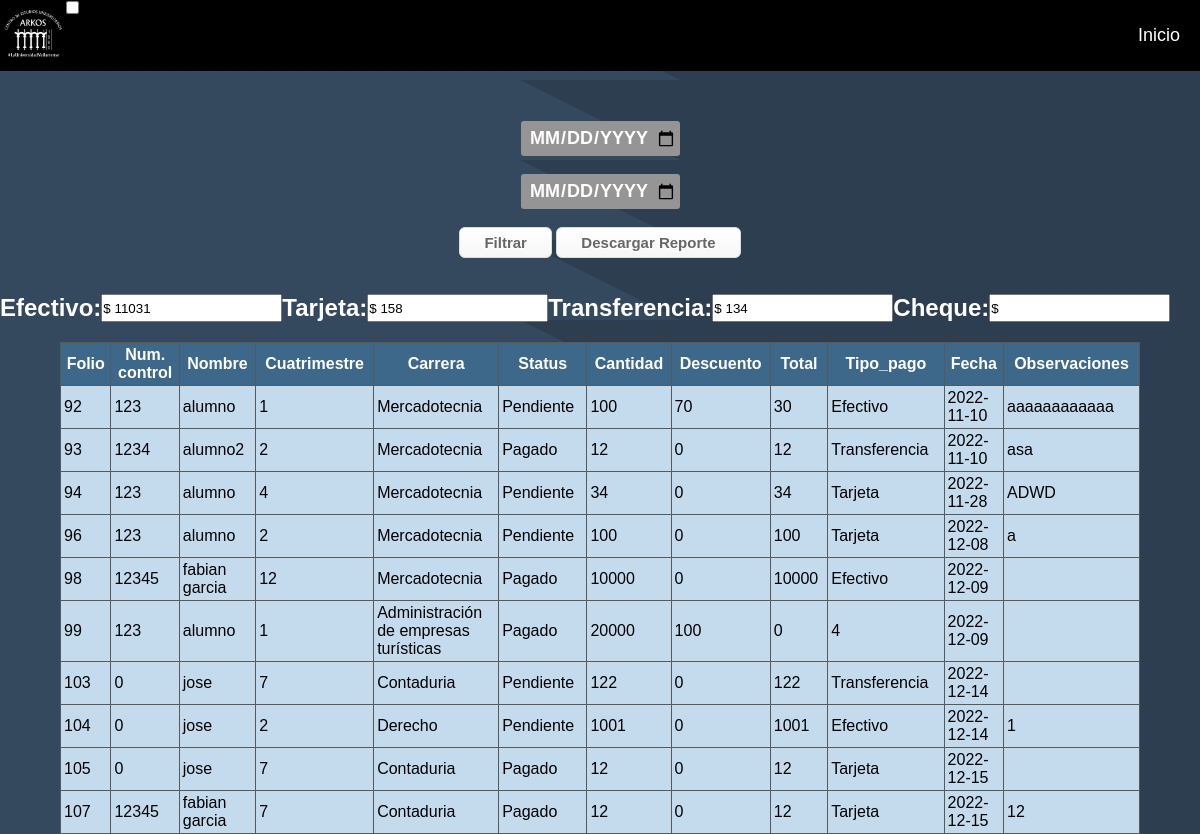
Screenshot of /facturasFecha.php with the database file from the repository.
### tables this page shows
CREATE TABLE `tbl_cargo` (
  `id_cargo` bigint(20) NOT NULL,
  `numero_control` int(100) NOT NULL,
  `id_alumno` bigint(20) NOT NULL,
  `cuatrimestre` int(11) NOT NULL,
  `carrera` text NOT NULL,
  `id_conceptos` bigint(20) NOT NULL,
  `status` varchar(100) NOT NULL,
  `cantidad` int(11) NOT NULL,
  `descuento` int(11) NOT NULL,
  `total` int(11) NOT NULL,
  `tipo_pago` varchar(100) NOT NULL,
  `fecha` date NOT NULL,
  `observaciones` varchar(1000) NOT NULL
);

CREATE TABLE `tbl_alumno` (
  `id_alumno` bigint(11) NOT NULL,
  `nombre` varchar(100) NOT NULL,
  `numero_control` int(11) NOT NULL,
  `id_carrera` bigint(20) NOT NULL,
  `cuatrimestre` int(11) NOT NULL,
  `id_usuario` bigint(20) NOT NULL
);

CREATE TABLE `tbl_carrera` (
  `id_carrera` bigint(20) NOT NULL,
  `nombre` varchar(100) NOT NULL
);

### facturasFecha.php (the view, shortened to what this page needs)
<!DOCTYPE html>
<html lang="es">
<head>
    <link rel="stylesheet" href="styles/estilo.css">
</head>
<header>
    <section>
        <img src="images/logoarkos.png" id="logo">
        <input type="checkbox" id="toggle-1">
        <nav>
            <ul>
                <li><a href="menuadmin.php">Inicio</a></li>
        </nav>
    </section>
</header>
<body>
    <section>
        <div class="container">
            <div class="row">
                <div class="center">
                    <div class="col-md-12 text-center mt-5">
                        <form action="reporteFecha.php" method="post" accept-charset="utf-8">
                            <div class="row">
                                <div class="col">
                                    <input type="date" name="fecha_ingreso" class="form-control" placeholder="Fecha de Inicio" required>
                                </div>
                                <br>
                                <div class="col">
                                    <input type="date" name="fechaFin" class="form-control" placeholder="Fecha Final" required>
                                </div>
                                <br>
                                <div class="col">
                                    <span class="boton" id="filtro">Filtrar</span>
                                    <button type="submit" class="boton">Descargar Reporte</button>
                                </div>
                            </div>
                        </form>
                    </div>
                </div>
                <br><br>
                <?php
                $dbhost = "localhost";
                $dbuser = "root";
                $dbpass = "";
                $dbname = "saceuapay";
                $conn = mysqli_connect($dbhost, $dbuser, $dbpass, $dbname);
                $tarjetas = "SELECT SUM(total) FROM tbl_cargo WHERE tipo_pago = 'Tarjeta'";
                $resultado = mysqli_query($conn, $tarjetas);
                $row = mysqli_fetch_array($resultado);
                $efectivo = "SELECT SUM(total) FROM tbl_cargo WHERE tipo_pago = 'Efectivo'";
                $resultado2 = mysqli_query($conn, $efectivo);
                $row2 = mysqli_fetch_array($resultado2);
                $transferencia = "SELECT SUM(total) FROM tbl_cargo WHERE tipo_pago = 'Transferencia'";
                $resultado3 = mysqli_query($conn, $transferencia);
                $row3 = mysqli_fetch_array($resultado3);
                $cheque = "SELECT SUM(total) FROM tbl_cargo WHERE tipo_pago = 'Cheque'";
                $resultado4 = mysqli_query($conn, $cheque);
                $row4 = mysqli_fetch_array($resultado4);
                ?>
                <div class="table-responsive resultadoFiltro">
                    <div style=" display:flex;">
                        <h1 style="color: #fff; display:inline">Efectivo:</h1>
                        <input readonly style=" display:flex;" type="text" name="fecha_ingreso" class="form-control" value="$ <?php echo $row2[0] ?>" required>
                        <h1 style="color: #fff; display:inline">Tarjeta:</h1>
                        <input readonly style=" display:flex;" type="text" name="fecha_ingreso" class="form-control" value="$ <?php echo $row[0] ?>" required>
                        <h1 style="color: #fff; display:inline">Transferencia:</h1>
                        <input readonly style=" display:flex;" type="text" name="fecha_ingreso" class="form-control" value="$ <?php echo $row3[0] ?>" required>
                        <h1 style="color: #fff; display:inline">Cheque:</h1>
                        <input readonly style=" display:flex;" type="text" name="fecha_ingreso" class="form-control" value="$ <?php echo $row4[0] ?>" required>
                    </div>
                    <table class="table table-hover" id="tableEmpleados">
                        <thead>
                            <tr>
                                <th scope="col">Folio</th>
                                <th scope="col">Num. control</th>
                                <th scope="col">Nombre</th>
                                <th scope="col">Cuatrimestre</th>
                                <th scope="col">Carrera</th>
                                <th scope="col">Status</th>
                                <th scope="col">Cantidad</th>
                                <th scope="col">Descuento</th>
                                <th scope="col">Total</th>
                                <th scope="col">Tipo_pago</th>
                                <th scope="col">Fecha</th>
                                <th scope="col">Observaciones</th>
                            </tr>
                        </thead>
                        <?php
                        $dbhost = "localhost";
                        $dbuser = "root";
                        $dbpass = "";
                        $dbname = "saceuapay";
                        $con = mysqli_connect($dbhost, $dbuser, $dbpass, $dbname);
                        $sqlTrabajadores = ('SELECT * FROM tbl_cargo ORDER BY fecha ASC');
                        $query = mysqli_query($con, $sqlTrabajadores);
                        while ($dataRow = mysqli_fetch_array($query)) {
                            $carrera = $dataRow['carrera'];
                            $sql5 = "SELECT * FROM tbl_carrera WHERE id_carrera = '$carrera'";
                            $query5 = mysqli_query($con, $sql5);
                            $row5 = mysqli_fetch_array($query5);
                            $alu = $dataRow['id_alumno'];
                            $sql2 = "SELECT * FROM tbl_alumno WHERE id_alumno = '$alu'";
                            $query2 = mysqli_query($con, $sql2);
                            $row3 = mysqli_fetch_array($query2);
                        ?>
                            <tbody>
                                <tr>
                                    <td><?php echo $dataRow['id_cargo'] ?></td>
                                    <td><?php echo $dataRow['numero_control'] ?></td>
                                    <td><?php echo $row3['nombre'] ?></td>
                                    <td><?php echo $dataRow['cuatrimestre']; ?></td>
                                    <td><?php echo $row5['nombre']; ?></td>
                                    <td><?php echo $dataRow['status']; ?></td>
                                    <td><?php echo $dataRow['cantidad']; ?></td>
                                    <td><?php echo $dataRow['descuento']; ?></td>
                                    <td><?php echo $dataRow['total']; ?></td>
                                    <td><?php echo $dataRow['tipo_pago']; ?></td>
                                    <td><?php echo $dataRow['fecha']; ?> </td>
                                    <td><?php echo $dataRow['observaciones']; ?></td>
                                </tr>
                            </tbody>
                        <?php } ?>
                    </table>
                </div>
            </div>
        </div>
    </section>
</body>
</html>

### styles/estilo.css (style rules this page uses)
* { padding: 0; margin: 0; box-sizing: border-box; }
body { align-items: center; justify-content: center; height: 10vh; background: url(logo.jpg); font-family: Arial, Helvetica, sans-serif; background: linear-gradient(26.65deg, #34495e 50%, #2c3e50 50%); }
::placeholder { color: none; font-size: 1rem; }
* { text-decoration:none; list-style:none; margin:0px; padding:0px; outline:none; }
section { width:100%; max-width:1200px; margin:0px auto; display:table; position:relative; }
header { width:100%; display:table; background-color:#000; margin-bottom:50px; }
#logo { float:left; width: 5.5%; margin-top: 0.45%; }
nav { width:auto; float:right; }
nav ul { display:table; float:right; }
nav ul li { float:left; }
nav ul li a { color:#fff; font-size:18px; padding: 25px 20px; display:inline-block; transition: all 0.5s ease 0s; }

### facturasFecha.php (style rules this page uses)
table, td, th { border: 1px solid #595959; border-collapse: collapse; }
td, th { padding: 3px; width: 30px; height: 25px; }
td { background: #C4DBEE; }
th { background: #3E6889; color: white; }
h1 { text-align: center; }
table { width: 90%; padding: 10px; margin: auto; margin-top: 20px; }
body { margin: 0; -webkit-background-size: cover; -moz-background-size: cover; -o-background-size: cover; background-size: cover; }
input[type=date] { height: 35px; font-family: arial, sans-serif; font-size: 18px; font-weight: bold; text-transform: uppercase; background-color: #959595; outline: none; border: 0; border-radius: 3px; padding: 0 3px; color: #fff; text-align: center; }
.center { text-align: center; }
.boton { box-shadow: inset 0px 1px 0px 0px #ffffff; background: linear-gradient(to bottom, #ffffff 5%, #f6f6f6 100%); background-color: #ffffff; border-radius: 6px; border: 1px solid #dcdcdc; display: inline-block; cursor: pointer; color: #666666; font-family: Arial; font-size: 15px; font-weight: bold; padding: 6px 24px; text-decoration: none; text-shadow: 0px 1px 0px #ffffff; }

### rows the page displays
tbl_cargo: id_cargo "92", numero_control "123", id_alumno.nombre "alumno", cuatrimestre "1", tbl_carrera.nombre "Mercadotecnia", status "Pendiente", cantidad "100", descuento "70", total "30", tipo_pago "Efectivo", fecha "2022-11-10", observaciones "aaaaaaaaaaaa"
tbl_cargo: id_cargo "93", numero_control "1234", id_alumno.nombre "alumno2", cuatrimestre "2", tbl_carrera.nombre "Mercadotecnia", status "Pagado", cantidad "12", descuento "0", total "12", tipo_pago "Transferencia", fecha "2022-11-10", observaciones "asa"
tbl_cargo: id_cargo "94", numero_control "123", id_alumno.nombre "alumno", cuatrimestre "4", tbl_carrera.nombre "Mercadotecnia", status "Pendiente", cantidad "34", descuento "0", total "34", tipo_pago "Tarjeta", fecha "2022-11-28", observaciones "ADWD"
tbl_cargo: id_cargo "96", numero_control "123", id_alumno.nombre "alumno", cuatrimestre "2", tbl_carrera.nombre "Mercadotecnia", status "Pendiente", cantidad "100", descuento "0", total "100", tipo_pago "Tarjeta", fecha "2022-12-08", observaciones "a"
tbl_cargo: id_cargo "98", numero_control "12345", id_alumno.nombre "fabian garcia", cuatrimestre "12", tbl_carrera.nombre "Mercadotecnia", status "Pagado", cantidad "10000", descuento "0", total "10000", tipo_pago "Efectivo", fecha "2022-12-09"
tbl_cargo: id_cargo "99", numero_control "123", id_alumno.nombre "alumno", cuatrimestre "1", tbl_carrera.nombre "Administración de empresas turísticas", status "Pagado", cantidad "20000", descuento "100", total "0", tipo_pago "4", fecha "2022-12-09"
tbl_cargo: id_cargo "103", numero_control "0", id_alumno.nombre "jose", cuatrimestre "7", tbl_carrera.nombre "Contaduria", status "Pendiente", cantidad "122", descuento "0", total "122", tipo_pago "Transferencia", fecha "2022-12-14"
tbl_cargo: id_cargo "104", numero_control "0", id_alumno.nombre "jose", cuatrimestre "2", tbl_carrera.nombre "Derecho", status "Pendiente", cantidad "1001", descuento "0", total "1001", tipo_pago "Efectivo", fecha "2022-12-14", observaciones "1"
tbl_cargo: id_cargo "105", numero_control "0", id_alumno.nombre "jose", cuatrimestre "7", tbl_carrera.nombre "Contaduria", status "Pagado", cantidad "12", descuento "0", total "12", tipo_pago "Tarjeta", fecha "2022-12-15"
tbl_cargo: id_cargo "107", numero_control "12345", id_alumno.nombre "fabian garcia", cuatrimestre "7", tbl_carrera.nombre "Contaduria", status "Pagado", cantidad "12", descuento "0", total "12", tipo_pago "Tarjeta", fecha "2022-12-15", observaciones "12"
